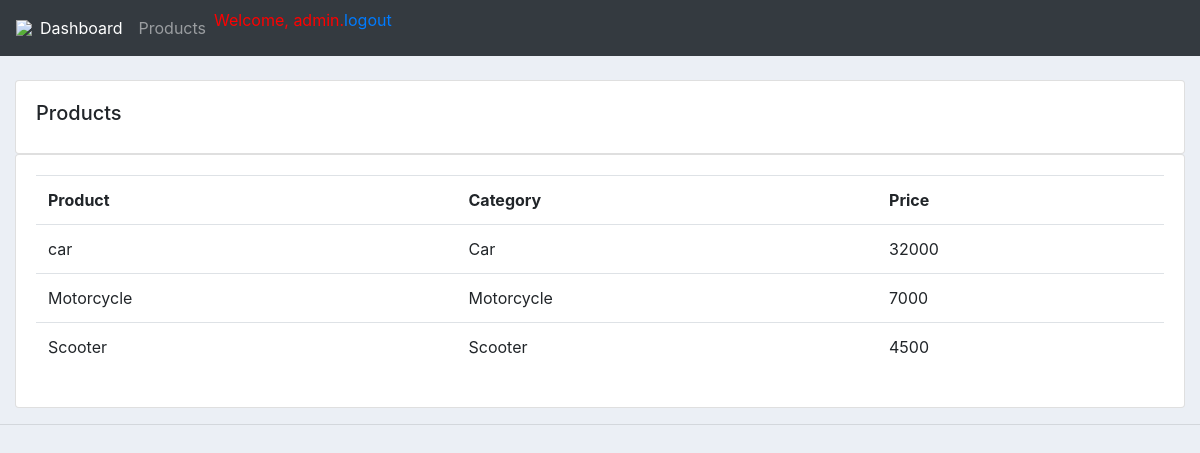
Screenshot of /products/ (signed in) with the database file from the repository.
### accounts/models.py (models this page shows, shortened)
class Product(models.Model):
        CATEGORY =(
            ('Car','Car'),
            ('Scooter','Scooter'),
            ('Motorcycle','Motorcycle'),
            )
        name = models.CharField(max_length=40 , null =True)
        price = models.CharField(max_length=40, null =True)
        category = models.CharField(max_length=40 , null =True,choices = CATEGORY)
        description = models.CharField(max_length=40 , null =True,blank=True)
        date_created = models.DateTimeField(auto_now_add=True, null =True)

### accounts/decorators.py (the view)
        def wrapper_func(request,*args,**kwargs):
            group = None
            if request.user.groups.exists():
                group =request.user.groups.all()[0].name
            if group in allowed_roles:
                return view_func(request,*args,**kwargs)
            else:
                return HttpResponse('<center><h1>You are not authorized<h1>')

### accounts/views.py (called while the page is built)
@login_required(login_url="/login")
@allowed_user(allowed_roles=['admin'])
def products(request):
    products = Product.objects.all()
    return render(request,'accounts/admin/products.html',{'products':products})

### accounts/templates/accounts/admin/products.html
{%  extends 'accounts/admin/main.html' %}
{% block content %}
		<br>
		<div class="row">
			<div class="col-md">
				<div class="card card-body">
					<h5>Products</h5>
				</div>
				<div class="card card-body">
					<table class="table">
						<tr>
							<th>Product</th>
							<th>Category</th>
							<th>Price</th>
						</tr>
						{% for i in products %}
							<tr>
								<td>{{i.name}}</td>
								<td>{{i.category}}</td>
								<td>{{i.price}}</td>
							</tr>
						{% endfor %}
					</table>
				</div>
			</div>
		</div>
{% endblock content %}

### accounts/templates/accounts/admin/navbar.html (shortened to what this page needs)
{% load static %}
<nav class="navbar navbar-expand-lg navbar-dark bg-dark">
 <img src="{% static 'images/logo.png' %}">
  <div class="collapse navbar-collapse" id="navbarNav">
    <ul class="navbar-nav">
      <li class="nav-item active">
        <a class="nav-link" href="/dashboard">Dashboard</a>
      </li>
      <li class="nav-item">
        <a class="nav-link" href="/products">Products</a>
      </li>
      <li>{% if user.is_authenticated %}
        <p style="color:red;">Welcome, {{ user.username }}.</li>
    <li><a href="/logout">logout </a></li>
        {% else %}
        <li><a href="/login">Login </a></li>
     {% endif %}
    </ul>
  </div>
</nav>

### accounts/static/css/main.css (style rules this page uses)
body { background-color: #ebeff5; }

### rows the page displays
Product: name "car", category "Car", price "32000"
Product: name "Motorcycle", category "Motorcycle", price "7000"
Product: name "Scooter", category "Scooter", price "4500"

### other values shown
{{ user.username }} "admin"
